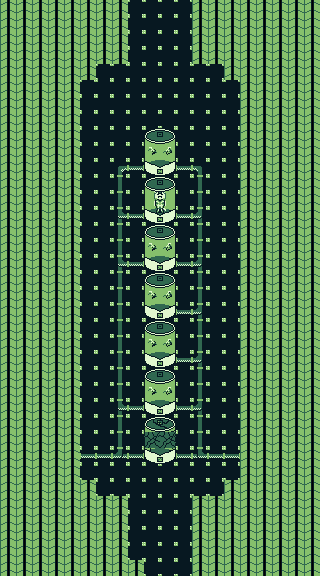

A 2D game scene composited from a Tiled map and its tileset images. What follows is a short description and the map's XML, with each tile layer's data collapsed to a summary:
An orthogonal 20x36 tile map with 16x16 px tiles, 4 tile layers (Tile Layer 1, Tile Layer 2, Tile Layer 3, Tile Layer 4), 2 tilesets.

<map version="1.10" tiledversion="1.11.2" orientation="orthogonal" renderorder="right-down" width="20" height="36" tilewidth="16" tileheight="16" infinite="0" nextlayerid="5" nextobjectid="1">
 <tileset firstgid="1" source="Temporal Light/temporal_light_tileset2.tsx" />
 <tileset firstgid="4097" source="Temporal Light/temporal_light_tileset.tsx" />
 <layer id="1" name="Tile Layer 1" width="20" height="36">
  <data>[720 cells, 720 non-empty, 3 distinct tile ids]</data>
 </layer>
 <layer id="2" name="Tile Layer 2" width="20" height="36">
  <data>[720 cells, 502 non-empty, 17 distinct tile ids]</data>
 </layer>
 <layer id="3" name="Tile Layer 3" width="20" height="36">
  <data>[720 cells, 41 non-empty, 12 distinct tile ids]</data>
 </layer>
 <layer id="4" name="Tile Layer 4" width="20" height="36">
  <data>[720 cells, 10 non-empty, 1 distinct tile ids]</data>
 </layer>
</map>
